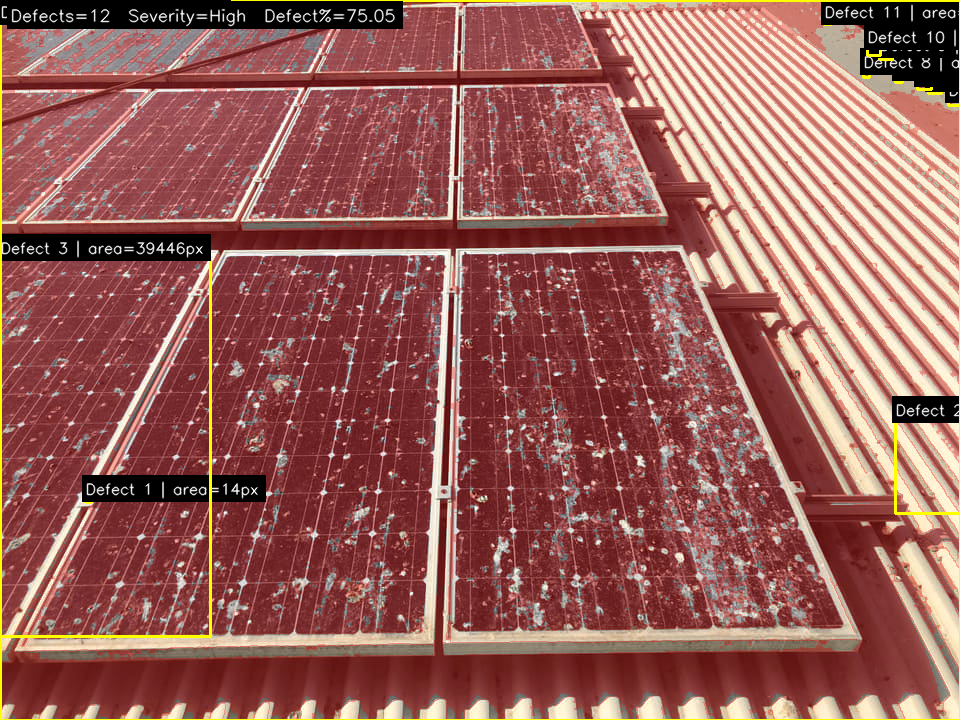
#> input picture output_results/overlays/kaggle_00006_overlay.png, 960 x 720 px
$ python -i batch_solar_defect.py   (imports and definitions only)
#> lines starting #> are read from the running program, lines starting #| are printed output that depends on the picture; after the words box and inside, x2 and y2 are one past the last pixel; in counts of white or black regions, pixels touching at a corner belong together
#> further down, picture is the input picture: shape (720, 960, 3); mean B, G, R 87.8, 94.7, 152.1
import os
import csv
import argparse
from typing import cast
import cv2
import numpy as np


def put_label(
    image: np.ndarray,
    text: str,
    x: int,
    y: int,
    font_scale: float = 0.5,
    fg: tuple[int, int, int] = (255, 255, 255),
    bg: tuple[int, int, int] = (0, 0, 0),
):
    font = cv2.FONT_HERSHEY_SIMPLEX
    thickness = 1
    (tw, th), base = cv2.getTextSize(text, font, font_scale, thickness)
    x1 = max(0, x - 3)
    y1 = max(0, y - th - base - 5)
    x2 = min(image.shape[1] - 1, x + tw + 6)
    y2 = min(image.shape[0] - 1, y + 4)
    cv2.rectangle(image, (x1, y1), (x2, y2), bg, -1)
    cv2.putText(image, text, (x, y - 3), font, font_scale, fg, thickness, cv2.LINE_AA)


def classify_severity(defect_percent, low_thresh=2.0, med_thresh=7.0):
    if defect_percent < low_thresh:
        return "Low"
    if defect_percent < med_thresh:
        return "Medium"
    return "High"


def is_image_file(name):
    exts = (".jpg", ".jpeg", ".png", ".bmp", ".tif", ".tiff", ".webp")
    return name.lower().endswith(exts)


# [7 lines left out: function ensure_binary, not called in this run]


def extract_panel_roi(image: np.ndarray, roi_mask: np.ndarray | None = None):
    """
    Returns image ROI and panel pixel count.
    If roi_mask is None, full image is used.
    """
    if roi_mask is None:
        h, w = image.shape[:2]
        return image.copy(), None, h * w

    roi_mask = ensure_binary(roi_mask)
    panel_pixels = cv2.countNonZero(roi_mask)
    if panel_pixels == 0:
        h, w = image.shape[:2]
        return image.copy(), None, h * w

    roi_img = cv2.bitwise_and(image, image, mask=roi_mask)
    return roi_img, roi_mask, panel_pixels


def detect_defects(
    image: np.ndarray,
    roi_mask: np.ndarray | None = None,
    min_area: int = 20,
    canny_low: int = 50,
    canny_high: int = 150,
):
    roi_img, roi_mask_bin, panel_pixels = extract_panel_roi(image, roi_mask)
#> panel_pixels = 691200

    gray = cv2.cvtColor(roi_img, cv2.COLOR_BGR2GRAY)
    blur = cv2.GaussianBlur(gray, (5, 5), 0)

    clahe = cv2.createCLAHE(clipLimit=2.0, tileGridSize=(8, 8))
    enhanced = clahe.apply(blur)

    edges = cv2.Canny(enhanced, canny_low, canny_high)
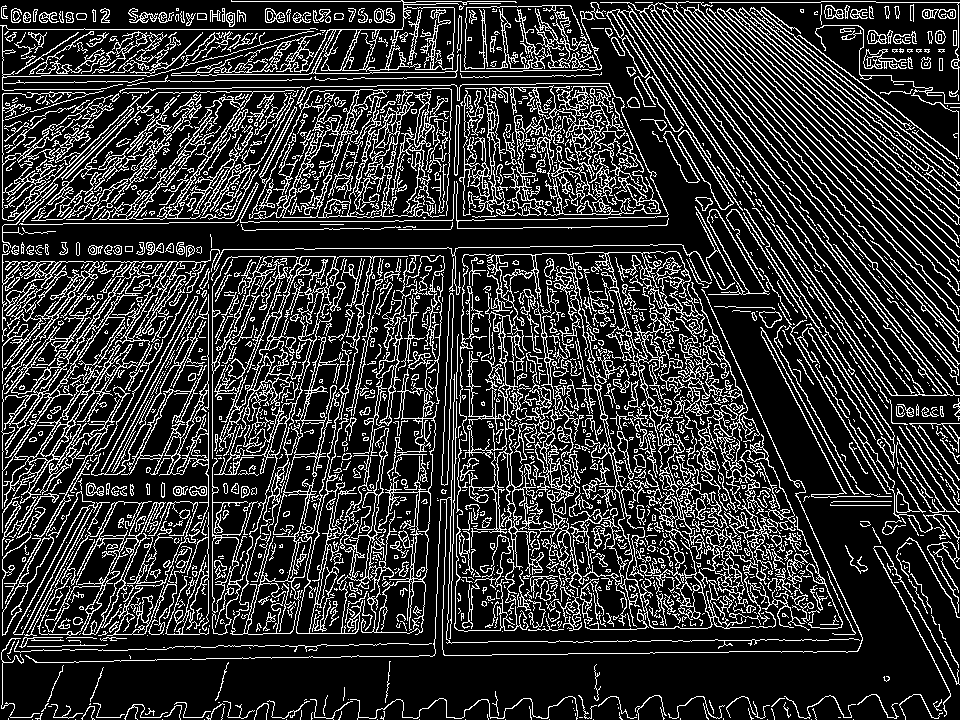
#> edges: shape (720, 960); 20.4% white in thin lines or dots
    kernel = np.ones((3, 3), np.uint8)
    edges_closed = cv2.morphologyEx(edges, cv2.MORPH_CLOSE, kernel, iterations=1)
#> edges_closed: shape (720, 960); 35.2% white; 99 white regions (46 under 20 px), largest, box (x1, y1, x2, y2) and area: (0, 0, 960, 720) 235733, (128, 8, 207, 26) 631, (265, 8, 331, 23) 629

    _, thresh = cv2.threshold(enhanced, 0, 255, cv2.THRESH_BINARY_INV + cv2.THRESH_OTSU)
#> thresh: shape (720, 960); 63.9% white; 1112 black regions (742 under 20 px), largest, box (x1, y1, x2, y2) and area: (0, 0, 960, 720) 177264, (728, 8, 960, 220) 10786, (651, 9, 960, 396) 5273
    thresh_clean = cv2.morphologyEx(thresh, cv2.MORPH_OPEN, kernel, iterations=1)
#> thresh_clean: shape (720, 960); 62.6% white; 794 black regions (516 under 20 px), largest, box (x1, y1, x2, y2) and area: (0, 0, 960, 720) 218192, (726, 209, 886, 496) 5577, (519, 384, 602, 561) 3204

    defect_mask = cv2.bitwise_or(edges_closed, thresh_clean)
#> defect_mask: shape (720, 960); 77.7% white; 1751 black regions (1096 under 20 px), largest, box (x1, y1, x2, y2) and area: (16, 249, 862, 659) 26817, (619, 13, 960, 511) 6260, (653, 12, 960, 395) 4066

    if roi_mask_bin is not None:
        defect_mask = cv2.bitwise_and(defect_mask, roi_mask_bin)

    num_labels, labels, stats, _ = cv2.connectedComponentsWithStats(defect_mask, connectivity=8)
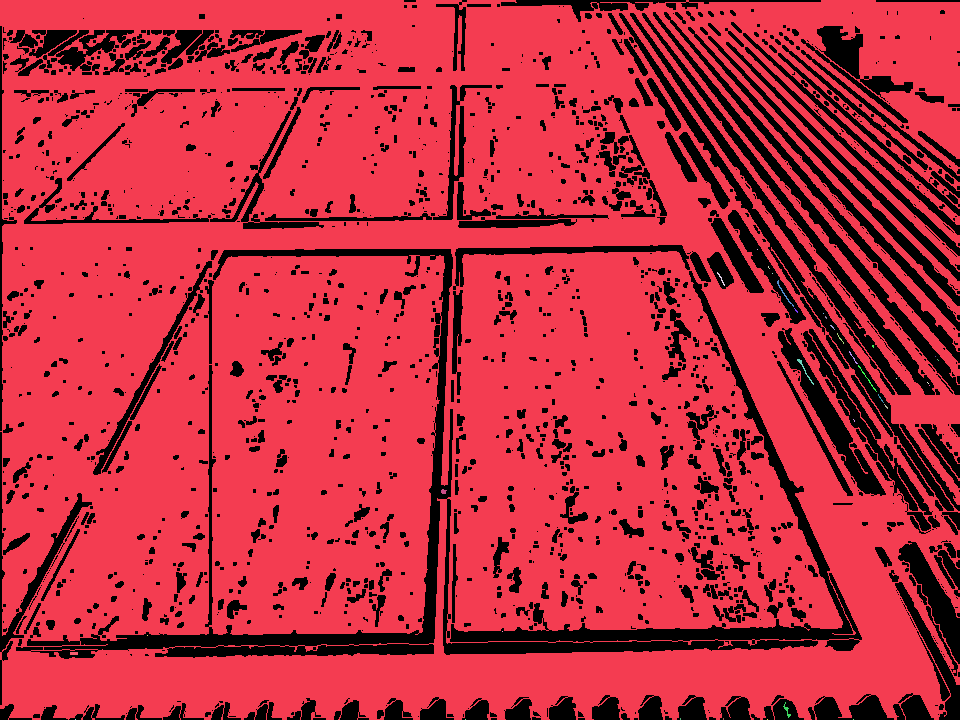
#> labels: shape (720, 960) int32; 35 distinct labels, from 0 to 34; one colour per label, 0 black
#> num_labels = 35; stats = 35 rows, first 6: [0, 0, 960, 720, 153972], [0, 0, 960, 720, 536899], [757, 249, 1, 1, 1], [768, 266, 2, 3, 3], [717, 272, 8, 14, 21], [772, 273, 1, 1, 1]
    filtered = np.zeros_like(defect_mask)
    for i in range(1, num_labels):
        if stats[i, cv2.CC_STAT_AREA] >= min_area:
            filtered[labels == i] = 255
#> filtered: shape (720, 960); 77.7% white; 1751 black regions (1096 under 20 px)
    defect_mask = filtered

    defect_pixels = cv2.countNonZero(defect_mask)
#> defect_pixels = 537129
    defect_percent = (defect_pixels / panel_pixels) * 100.0 if panel_pixels > 0 else 0.0
#> defect_percent = 77.71

    contours, _ = cv2.findContours(defect_mask, cv2.RETR_EXTERNAL, cv2.CHAIN_APPROX_SIMPLE)
#> contours = 2 contours, 1 with area under 20; largest, box (x1, y1, x2, y2) and area: (0, 0, 960, 720) 646648
    areas = [cv2.contourArea(c) for c in contours]
#> areas = [16, 646648.5]
    if areas:
        defect_count = len(areas)
#> defect_count = 2
        avg_area = float(np.mean(areas))
#> avg_area = 323332.2
        max_area = float(np.max(areas))
#> max_area = 646648.5
    else:
        defect_count = 0
        avg_area = 0.0
        max_area = 0.0

    overlay = image.copy()
    overlay[defect_mask > 0] = (0, 0, 255)
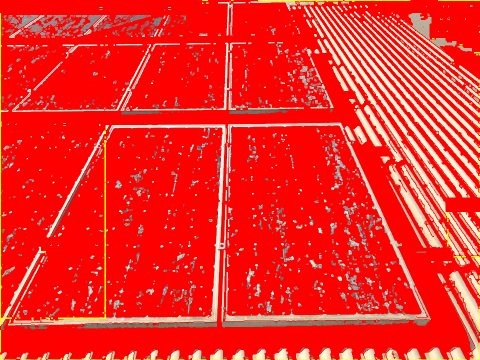
#> overlay: shape (720, 960, 3) (shown at 1/2 size); mean B, G, R 37.5, 43, 244.4
    result = cv2.addWeighted(image, 0.7, overlay, 0.3, 0)

    # Draw bounding boxes and per-defect tags.
    for idx, cnt in enumerate(contours, start=1):
        x, y, w, h = cv2.boundingRect(cnt)
        area = int(cv2.contourArea(cnt))
        cv2.rectangle(result, (x, y), (x + w, y + h), (0, 255, 255), 2)
        label = f"Defect {idx} | area={area}px"
        put_label(result, label, x, max(20, y))
#> this loop made 2 passes
#> (idx, x, y, w, h, area, label, font in put_label) on pass 2: (2, 0, 0, 960, 720, 646648, 'Defect 2 | area=646648px', 0)
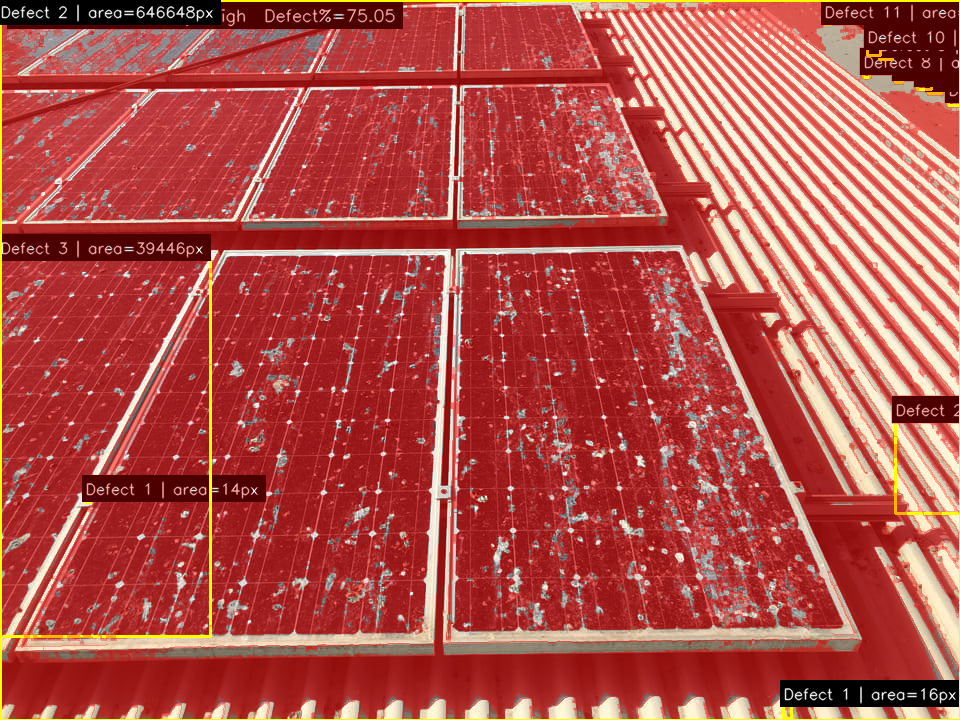
#> result: shape (720, 960, 3); mean B, G, R 72.4, 79.1, 178.2

    summary = f"Defects={defect_count}  Severity={classify_severity(defect_percent)}  Defect%={defect_percent:.2f}"
#> summary = 'Defects=2  Severity=High  Defect%=77.71'
    put_label(result, summary, 10, 24, font_scale=0.55)
#> call 3 of put_label, with text = 'Defects=2  Severity=High  Defect%=77.71', x = 10, y = 24, font_scale = 0.55, fg = (255, 255, 255), bg = (0, 0, 0)
#> in put_label (call 3), `(tw, th), base = cv2.getTextSize(text, font, font_scale, thickness)`: tw = 375; th = 13
#> in put_label (call 3), `y1 = max(0, y - th - base - 5)`: y1 = 1
#> in put_label (call 3), `x2 = min(image.shape[1] - 1, x + tw + 6)`: x2 = 391
#> in put_label (call 3), `cv2.putText(image, text, (x, y - 3), font, font_scale, fg, thickness, ..`:
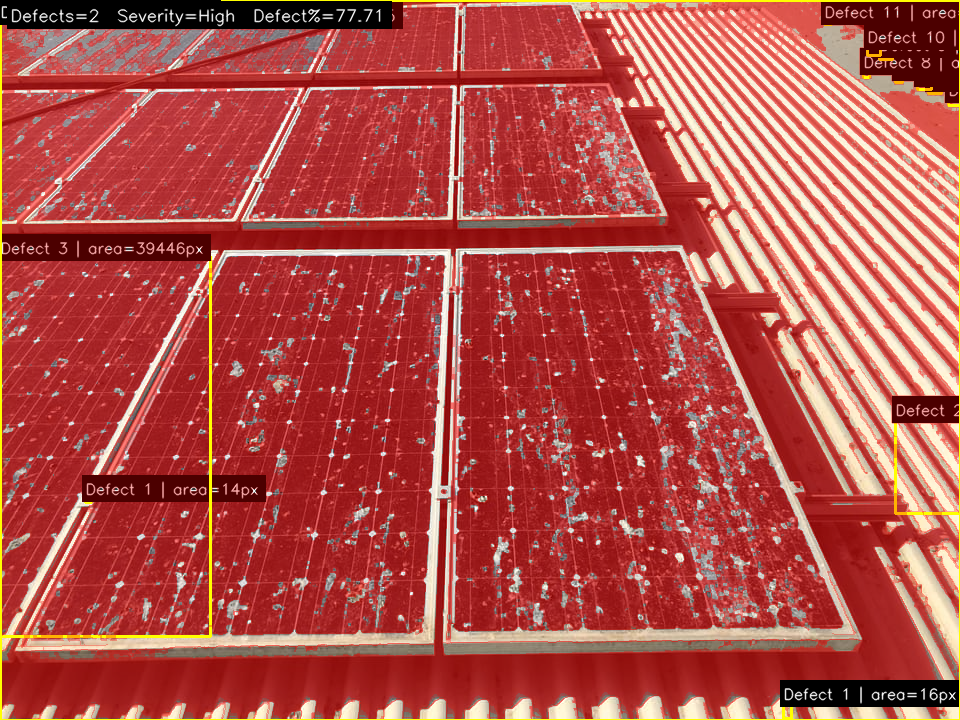
#> image: shape (720, 960, 3); mean B, G, R 72.5, 79, 177.5

    return {
        "defect_percent": defect_percent,
        "severity": classify_severity(defect_percent),
        "defect_mask": defect_mask,
        "overlay": result,
        "defect_count": defect_count,
        "avg_defect_area_px": avg_area,
        "max_defect_area_px": max_area,
        "panel_pixels": int(panel_pixels),
        "defect_pixels": int(defect_pixels),
    }


# [266 lines left out: functions make_viz_panel, default_roi_mask_path, process_folder, iou_score, precision_recall_f1, calibrate_thresholds and 2 more, not called in this run]


# [2 lines not run here, left out]

>>> import cv2
>>> picture = cv2.imread('output_results/overlays/kaggle_00006_overlay.png')
>>> result = detect_defects(picture)
#> result = 9 items

$ run again, on output_results/overlays/kaggle_00013_overlay.png
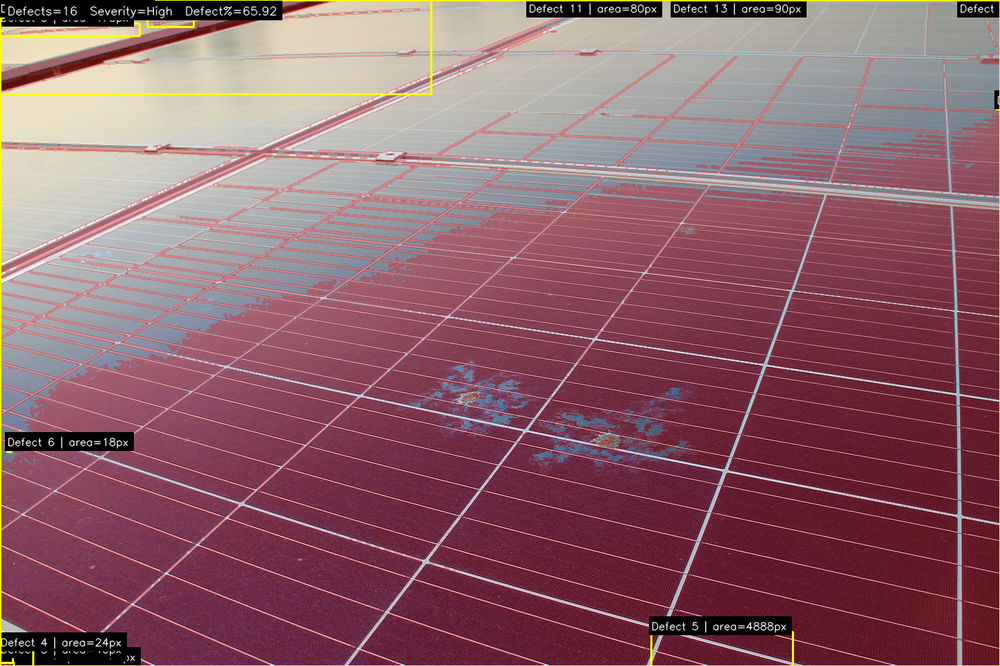
#> input picture output_results/overlays/kaggle_00013_overlay.png, 1000 x 666 px, shrunk from 1427 x 951 before the run
#> picture is the input picture: shape (666, 1000, 3); mean B, G, R 106.7, 97.2, 141.3
#> panel_pixels = 666000
#> edges: shape (666, 1000); 10.8% white in thin lines or dots
#> edges_closed: shape (666, 1000); 18.9% white; 28 white regions (7 under 20 px), largest, box (x1, y1, x2, y2) and area: (0, 0, 1000, 666) 121341, (0, 5, 277, 92) 2668, (0, 3, 61, 23) 498
#> thresh: shape (666, 1000); 58.9% white; 586 black regions (531 under 20 px), largest, box (x1, y1, x2, y2) and area: (0, 0, 1000, 666) 268837, (593, 407, 699, 432) 330, (692, 575, 791, 599) 144
#> thresh_clean: shape (666, 1000); 58.4% white; 514 black regions (469 under 20 px), largest, box (x1, y1, x2, y2) and area: (0, 0, 1000, 666) 272344, (593, 407, 699, 432) 341, (747, 622, 785, 631) 199
#> defect_mask: shape (666, 1000); 68.7% white; 642 black regions (522 under 20 px), largest, box (x1, y1, x2, y2) and area: (295, 0, 1000, 172) 78129, (0, 155, 718, 416) 53730, (0, 0, 429, 260) 53599
#> in detect_defects, `num_labels, labels, stats, _ = cv2.connectedComponentsWithStats(defect..`:
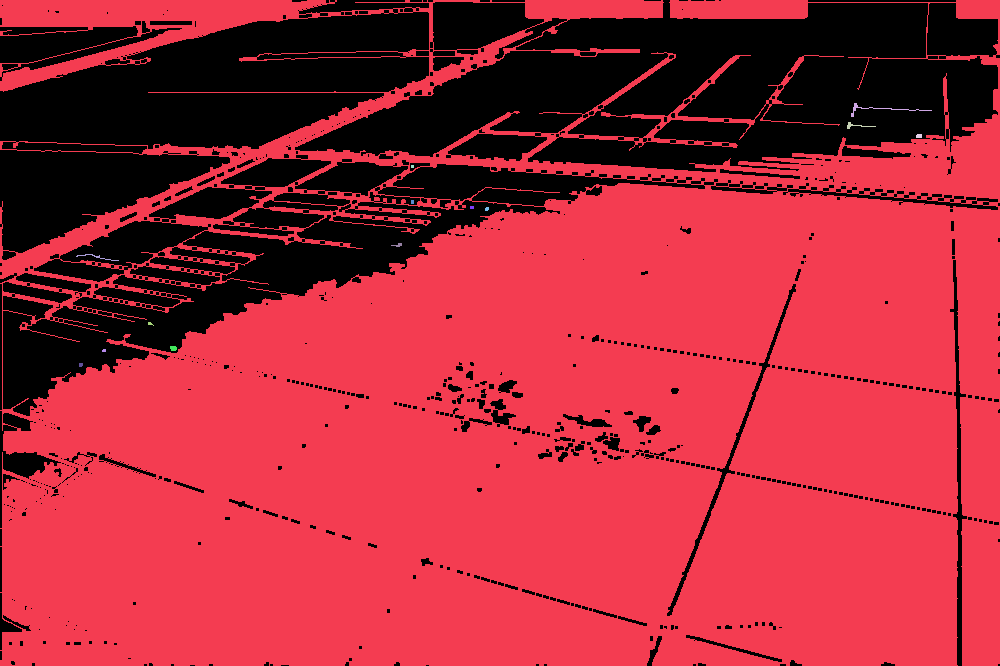
#> labels: shape (666, 1000) int32; 15 distinct labels, from 0 to 14; one colour per label, 0 black
#> num_labels = 15; stats = 15 rows, first 6: [0, 0, 1000, 666, 208247], [0, 0, 1000, 666, 457369], [851, 103, 81, 14, 118], [847, 122, 29, 7, 51], [916, 134, 6, 4, 23], [411, 165, 3, 3, 9]
#> defect_pixels = 457667
#> defect_percent = 68.72
#> contours = 4 contours, 2 with area under 20; largest, box (x1, y1, x2, y2) and area: (0, 0, 1000, 666) 531820, (851, 103, 932, 117) 27
#> areas = [14.5, 18.5, 27, 531819.5]
#> defect_count = 4
#> avg_area = 132969.9
#> max_area = 531819.5
#> the loop in detect_defects, `for idx, cnt in enumerate(contours, start=1):` made 4 passes
#> (x, y, w, h, area, label, tw in put_label, x1 in put_label) on passes 3 to 4: (851, 103, 81, 14, 27, 'Defect 3 | area=27px', 174, 848), (0, 0, 1000, 666, 531819, 'Defect 4 | area=531819px', 214, 0)
#> summary = 'Defects=4  Severity=High  Defect%=68.72'
#> tw = 375; th = 13
#> y1 = 1
#> x2 = 391
#> in put_label (call 5), `cv2.putText(image, text, (x, y - 3), font, font_scale, fg, thickness, ..`:
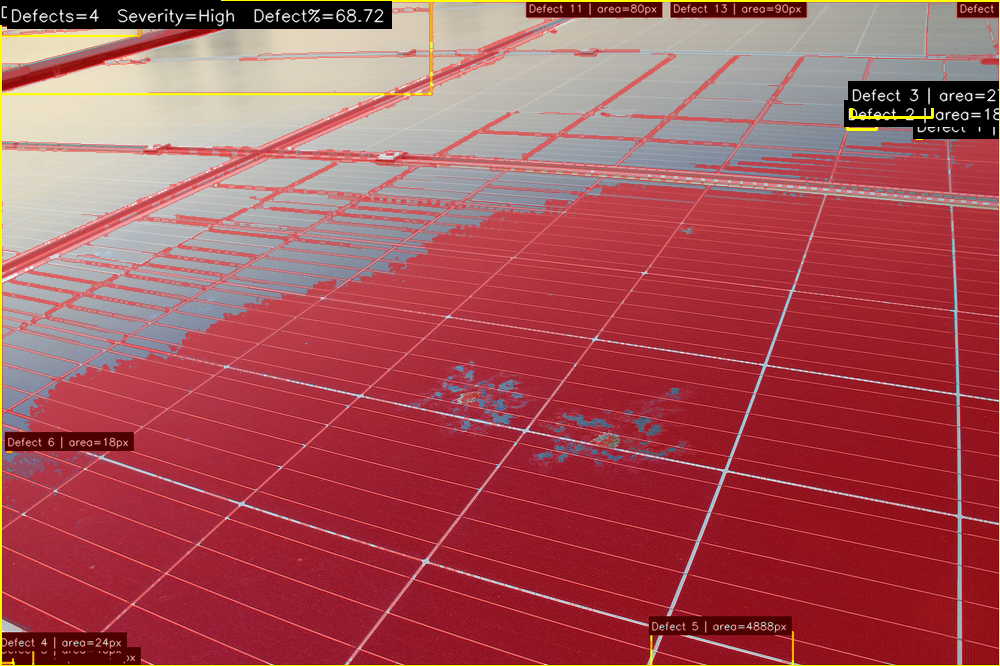
#> image: shape (666, 1000, 3); mean B, G, R 88.2, 82.8, 165.2
#> `result = detect_defects(picture)`: result = 9 items
